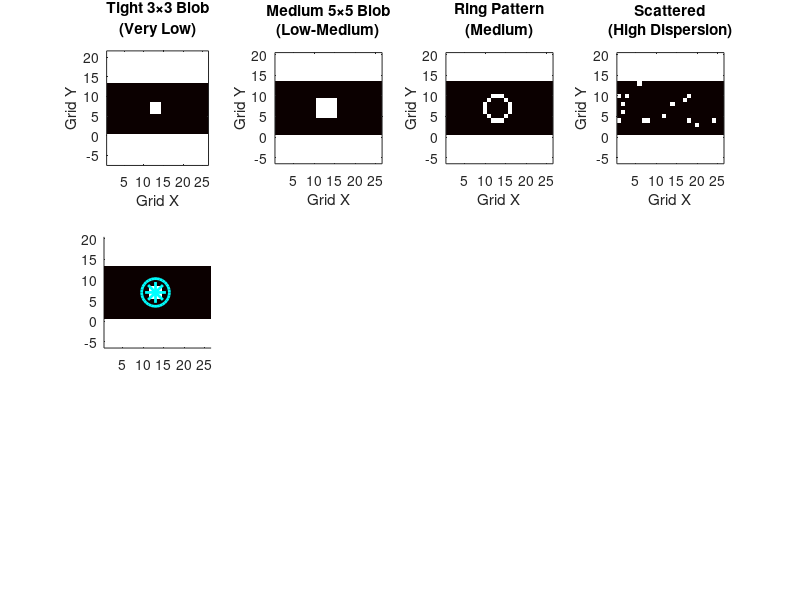

MATLAB code to generate this figure: (Note: this script raises an error after producing the figure.)
function plot_dispersion_metric_explanation()
% PLOT_DISPERSION_METRIC_EXPLANATION - Create explanatory visualizations of dispersion metric
%
% Creates TWO comprehensive figures:
%
% FIGURE 1: Binary Dispersion Only
%   - Shows 4 binary patterns with increasing dispersion
%   - Demonstrates how spatial organization affects dispersion values
%   - Used for thresholded/binarized data (BIN, BIN_AN, BIN_ALL)
%
% FIGURE 2: Binary vs Weighted Comparison
%   - Compares binary and weighted calculations on the same patterns
%   - Explains when to use each method
%   - Binary: for binarized data | Weighted: for continuous data
%
% Usage:
%   plot_dispersion_metric_explanation()
%
% This function is used in Figure5_EntropyComparison.m to explain the
% dispersion metric used for analyzing spatial organization of neural activity.

    fprintf('\n=== Creating Dispersion Metric Explanation Figures ===\n');

    % Grid dimensions (matching actual data)
    gridY = 13;
    gridX = 26;

    % Generate grid coordinates
    [gridX_coords, gridY_coords] = meshgrid(1:gridX, 1:gridY);
    grid_coords = [gridY_coords(:), gridX_coords(:)]; % [nGridCells × 2]

    %% Create Figure 1: Binary Dispersion Only
    create_figure1_binary_only(gridY, gridX, grid_coords);

    %% Create Figure 2: Binary vs Weighted Comparison
    create_figure2_comparison(gridY, gridX, grid_coords);

    fprintf('  Both figures created successfully\n');
end

%% =========================================================================
%% Figure 1: Binary Dispersion Only
%% =========================================================================
function create_figure1_binary_only(gridY, gridX, grid_coords)
    fprintf('  Creating Figure 1: Binary Dispersion Only...\n');

    center_y = round(gridY/2);
    center_x = round(gridX/2);

    %% Create 4 binary patterns with increasing dispersion
    % Pattern 1: Tight 3×3 blob (very low dispersion)
    pattern1 = zeros(gridY, gridX);
    pattern1(center_y-1:center_y+1, center_x-1:center_x+1) = 1;

    % Pattern 2: Medium 5×5 blob (low-medium dispersion)
    pattern2 = zeros(gridY, gridX);
    pattern2(center_y-2:center_y+2, center_x-2:center_x+2) = 1;

    % Pattern 3: Ring pattern (medium dispersion)
    pattern3 = zeros(gridY, gridX);
    radius = 3;
    for i = 1:gridY
        for j = 1:gridX
            dist = sqrt((i-center_y)^2 + (j-center_x)^2);
            if dist >= radius-0.5 && dist <= radius+0.5
                pattern3(i,j) = 1;
            end
        end
    end

    % Pattern 4: Scattered cells (high dispersion)
    pattern4 = zeros(gridY, gridX);
    rng(42); % For reproducibility
    scatter_indices = randperm(gridY*gridX, 15);
    pattern4(scatter_indices) = 1;

    %% Calculate dispersion for each pattern
    disp1 = calculate_binary_dispersion(pattern1(:), grid_coords);
    disp2 = calculate_binary_dispersion(pattern2(:), grid_coords);
    disp3 = calculate_binary_dispersion(pattern3(:), grid_coords);
    disp4 = calculate_binary_dispersion(pattern4(:), grid_coords);

    fprintf('    Pattern 1 (Tight 3×3): Dispersion = %.2f\n', disp1);
    fprintf('    Pattern 2 (Medium 5×5): Dispersion = %.2f\n', disp2);
    fprintf('    Pattern 3 (Ring): Dispersion = %.2f\n', disp3);
    fprintf('    Pattern 4 (Scattered): Dispersion = %.2f\n', disp4);

    %% Create figure
    fig1 = figure('Name', 'Figure 1: Binary Dispersion Metric');
    set(fig1, 'Color', 'w');

    patterns = {pattern1, pattern2, pattern3, pattern4};
    dispersions = [disp1, disp2, disp3, disp4];
    titles = {'Tight 3×3 Blob', 'Medium 5×5 Blob', 'Ring Pattern', 'Scattered'};
    subtitles = {'(Very Low)', '(Low-Medium)', '(Medium)', '(High Dispersion)'};

    %% Row 1: Simple pattern view
    for p = 1:4
        subplot(3, 4, p);
        imagesc(patterns{p});
        colormap(gca, 'hot');
        axis equal tight;
        title(sprintf('%s\n%s', titles{p}, subtitles{p}), 'FontWeight', 'bold');
        xlabel('Grid X');
        ylabel('Grid Y');
        set(gca, 'YDir', 'normal');
    end

    %% Row 2: Detailed calculation view with centroid and distances
    for p = 1:4
        subplot(3, 4, 4 + p);
        hold on;

        % Plot grid cells
        imagesc(patterns{p});
        colormap(gca, 'hot');
        axis equal tight;
        set(gca, 'YDir', 'normal');

        % Calculate and plot centroid
        activity = patterns{p}(:);
        active_inds = find(activity > 0);
        act_pos = grid_coords(active_inds, :);
        centroid = mean(act_pos, 1);

        % Plot centroid
        plot(centroid(2), centroid(1), 'c*', 'MarkerSize', 15, 'LineWidth', 2);
        plot(centroid(2), centroid(1), 'co', 'MarkerSize', 20, 'LineWidth', 2);

        % Plot distance lines (max 10 for clarity)
        n_lines = min(10, length(active_inds));
        line_inds = active_inds(round(linspace(1, length(active_inds), n_lines)));

        for i = 1:length(line_inds)
            idx = line_inds(i);
            pos = grid_coords(idx, :);
            dist = sqrt(sum((pos - centroid).^2));

            % Color lines by distance
            plot([centroid(2), pos(2)], [centroid(1), pos(1)], ...
                 '-', 'Color', [0.2 0.8 0.9 0.5], 'LineWidth', 1.5);
        end

        xlabel('Grid X');
        ylabel('Grid Y');
        title(sprintf('Dispersion = %.2f grid units', dispersions(p)), 'FontSize', 10);

        if p == 1
            legend({'Centroid', '','Distances'}, 'Location', 'northeast', 'FontSize', 8);
        end

        hold off;
    end

    %% Row 3: Mathematical explanation
    subplot(3, 4, [9, 10, 11, 12]);
    axis off;

    text_x = 0.05;
    text_y = 0.95;
    line_spacing = 0.10;

    text(text_x, text_y, 'Binary Dispersion Metric (for Thresholded Data)', ...
         'FontSize', 14, 'FontWeight', 'bold', 'Units', 'normalized');

    text_y = text_y - line_spacing*1.2;
    text(text_x, text_y, 'Algorithm:', ...
         'FontSize', 12, 'FontWeight', 'bold', 'Units', 'normalized');

    text_y = text_y - line_spacing*0.8;
    text(text_x+0.02, text_y, '1. Identify active cells (binary: activity > 0)', ...
         'FontSize', 10, 'Units', 'normalized');

    text_y = text_y - line_spacing*0.8;
    text(text_x+0.02, text_y, '2. Calculate centroid: centroid = mean(active_positions)', ...
         'FontSize', 10, 'FontName', 'Courier', 'Units', 'normalized');

    text_y = text_y - line_spacing*0.8;
    text(text_x+0.02, text_y, '3. Compute Euclidean distances: distance_i = √[(x_i - centroid_x)² + (y_i - centroid_y)²]', ...
         'FontSize', 10, 'FontName', 'Courier', 'Units', 'normalized');

    text_y = text_y - line_spacing*0.8;
    text(text_x+0.02, text_y, '4. Average distances: dispersion = mean(distances)', ...
         'FontSize', 10, 'FontName', 'Courier', 'Units', 'normalized');

    text_y = text_y - line_spacing*1.5;
    text(text_x, text_y, 'When to Use Binary Dispersion:', ...
         'FontSize', 12, 'FontWeight', 'bold', 'Color', [0 0 0.7], 'Units', 'normalized');

    text_y = text_y - line_spacing*0.8;
    text(text_x+0.02, text_y, '• For binarized/thresholded data', ...
         'FontSize', 10, 'Units', 'normalized');

    text_y = text_y - line_spacing*0.8;
    text(text_x+0.02, text_y, '• After z-score thresholding (e.g., activity > 1.5σ)', ...
         'FontSize', 10, 'Units', 'normalized');

    text_y = text_y - line_spacing*0.8;
    text(text_x+0.02, text_y, '• Treats cells as simply ON or OFF (ignores activity intensity)', ...
         'FontSize', 10, 'Units', 'normalized');

    text_y = text_y - line_spacing*1.3;
    text(text_x, text_y, 'Biological Interpretation:', ...
         'FontSize', 12, 'FontWeight', 'bold', 'Color', [0.8 0 0], 'Units', 'normalized');

    text_y = text_y - line_spacing*0.8;
    text(text_x+0.02, text_y, '• Low dispersion (~1-2 units) = Tight blob = Organized, localized activity', ...
         'FontSize', 10, 'Color', [0 0.5 0], 'Units', 'normalized');

    text_y = text_y - line_spacing*0.8;
    text(text_x+0.02, text_y, '• High dispersion (~6-10 units) = Scattered = Disorganized, distributed activity', ...
         'FontSize', 10, 'Color', [0.8 0 0], 'Units', 'normalized');

    sgtitle('Binary Dispersion: Quantifying Spatial Organization of Thresholded Activity', ...
            'FontSize', 16, 'FontWeight', 'bold');
end

%% =========================================================================
%% Figure 2: Binary vs Weighted Comparison
%% =========================================================================
function create_figure2_comparison(gridY, gridX, grid_coords)
    fprintf('  Creating Figure 2: Binary vs Weighted Comparison...\n');

    center_y = round(gridY/2);
    center_x = round(gridX/2);

    %% Create 2 example patterns with continuous activity
    % Pattern A: Hotspot in Ring (moderate ring + one bright cell)
    patternA = zeros(gridY, gridX);
    ring_radius = 3;
    for i = 1:gridY
        for j = 1:gridX
            dist = sqrt((i-center_y)^2 + (j-center_x)^2);
            % Create ring of moderate activity
            if dist >= ring_radius-0.7 && dist <= ring_radius+0.7
                patternA(i,j) = 0.3;  % Moderate uniform activity
            end
        end
    end
    % Add one very bright hotspot in the ring (offset from center)
    hotspot_y = center_y - 1;
    hotspot_x = center_x + 2;
    patternA(hotspot_y, hotspot_x) = 1.0;  % Very bright cell

    % Pattern B: Gradient Cloud (strong center, weak periphery)
    patternB = zeros(gridY, gridX);
    for i = 1:gridY
        for j = 1:gridX
            dist = sqrt((i-center_y)^2 + (j-center_x)^2);
            if dist <= 4.5
                % Strong central peak with gradient decay
                patternB(i,j) = max(0.02, 1.0 * exp(-dist^2 / 8));
            end
            % Add very weak peripheral cells (just above threshold)
            if dist > 4.5 && dist <= 6
                patternB(i,j) = 0.03 + 0.02*rand();  % Very weak, noisy periphery
            end
        end
    end

    %% Calculate both binary and weighted dispersion
    % Pattern A
    dispA_weighted = calculate_weighted_dispersion(patternA(:), grid_coords);
    dispA_binary = calculate_binary_dispersion(double(patternA(:) > 0.01), grid_coords);

    % Pattern B
    dispB_weighted = calculate_weighted_dispersion(patternB(:), grid_coords);
    dispB_binary = calculate_binary_dispersion(double(patternB(:) > 0.01), grid_coords);

    fprintf('    Pattern A (Hotspot in Ring): Binary = %.2f, Weighted = %.2f\n', dispA_binary, dispA_weighted);
    fprintf('    Pattern B (Gradient Cloud): Binary = %.2f, Weighted = %.2f\n', dispB_binary, dispB_weighted);

    %% Create figure
    fig2 = figure('Name', 'Figure 2: Binary vs Weighted Dispersion');
    set(fig2, 'Color', 'w');

    %% Pattern A: Binary vs Weighted
    % Binary version
    subplot(2, 4, 1);
    imagesc(double(patternA > 0.01));
    colormap(gca, 'hot');
    axis equal tight;
    set(gca, 'YDir', 'normal');
    title('A: Hotspot in Ring (Binary)', 'FontWeight', 'bold');
    xlabel('Grid X');
    ylabel('Grid Y');

    subplot(2, 4, 2);
    hold on;
    imagesc(double(patternA > 0.01));
    colormap(gca, 'hot');
    axis equal tight;
    set(gca, 'YDir', 'normal');

    % Plot centroid for binary
    activity_bin = double(patternA(:) > 0.01);
    active_inds = find(activity_bin > 0);
    act_pos = grid_coords(active_inds, :);
    centroid_bin = mean(act_pos, 1);
    plot(centroid_bin(2), centroid_bin(1), 'c*', 'MarkerSize', 15, 'LineWidth', 2);
    plot(centroid_bin(2), centroid_bin(1), 'co', 'MarkerSize', 20, 'LineWidth', 2);

    % Plot some distance lines
    n_lines = min(8, length(active_inds));
    line_inds = active_inds(round(linspace(1, length(active_inds), n_lines)));
    for i = 1:length(line_inds)
        idx = line_inds(i);
        pos = grid_coords(idx, :);
        plot([centroid_bin(2), pos(2)], [centroid_bin(1), pos(1)], ...
             '-', 'Color', [0.2 0.8 0.9 0.5], 'LineWidth', 1.5);
    end

    title(sprintf('Binary Dispersion = %.2f', dispA_binary), 'FontSize', 10);
    xlabel('Grid X');
    ylabel('Grid Y');
    hold off;

    % Weighted version
    subplot(2, 4, 3);
    imagesc(patternA);
    colormap(gca, 'hot');
    axis equal tight;
    set(gca, 'YDir', 'normal');
    title('A: Hotspot in Ring (Weighted)', 'FontWeight', 'bold');
    xlabel('Grid X');
    ylabel('Grid Y');
    colorbar('Location', 'eastoutside');

    subplot(2, 4, 4);
    hold on;
    imagesc(patternA);
    colormap(gca, 'hot');
    alpha(0.7);
    axis equal tight;
    set(gca, 'YDir', 'normal');

    % Plot weighted centroid
    activity = patternA(:);
    active_mask = activity > 0.01;
    active_coords = grid_coords(active_mask, :);
    active_weights = activity(active_mask);
    total_weight = sum(active_weights);
    centroid_weighted = sum(active_coords .* active_weights, 1) / total_weight;
    plot(centroid_weighted(2), centroid_weighted(1), 'c*', 'MarkerSize', 15, 'LineWidth', 2);
    plot(centroid_weighted(2), centroid_weighted(1), 'co', 'MarkerSize', 20, 'LineWidth', 2);

    % Plot weighted distance lines
    active_inds_w = find(active_mask);
    n_lines = min(8, length(active_inds_w));
    line_inds = active_inds_w(round(linspace(1, length(active_inds_w), n_lines)));
    for i = 1:length(line_inds)
        idx = line_inds(i);
        pos = grid_coords(idx, :);
        plot([centroid_weighted(2), pos(2)], [centroid_weighted(1), pos(1)], ...
             '-', 'Color', [0.2 0.8 0.9 0.5], 'LineWidth', 1.5);
    end

    title(sprintf('Weighted Dispersion = %.2f', dispA_weighted), 'FontSize', 10);
    xlabel('Grid X');
    ylabel('Grid Y');
    hold off;

    %% Pattern B: Binary vs Weighted
    % Binary version
    subplot(2, 4, 5);
    imagesc(double(patternB > 0.01));
    colormap(gca, 'hot');
    axis equal tight;
    set(gca, 'YDir', 'normal');
    title('B: Gradient Cloud (Binary)', 'FontWeight', 'bold');
    xlabel('Grid X');
    ylabel('Grid Y');

    subplot(2, 4, 6);
    hold on;
    imagesc(double(patternB > 0.01));
    colormap(gca, 'hot');
    axis equal tight;
    set(gca, 'YDir', 'normal');

    % Plot centroid for binary
    activity_bin = double(patternB(:) > 0.01);
    active_inds = find(activity_bin > 0);
    act_pos = grid_coords(active_inds, :);
    centroid_bin = mean(act_pos, 1);
    plot(centroid_bin(2), centroid_bin(1), 'c*', 'MarkerSize', 15, 'LineWidth', 2);
    plot(centroid_bin(2), centroid_bin(1), 'co', 'MarkerSize', 20, 'LineWidth', 2);

    % Plot distance lines
    n_lines = min(8, length(active_inds));
    line_inds = active_inds(round(linspace(1, length(active_inds), n_lines)));
    for i = 1:length(line_inds)
        idx = line_inds(i);
        pos = grid_coords(idx, :);
        plot([centroid_bin(2), pos(2)], [centroid_bin(1), pos(1)], ...
             '-', 'Color', [0.2 0.8 0.9 0.5], 'LineWidth', 1.5);
    end

    title(sprintf('Binary Dispersion = %.2f', dispB_binary), 'FontSize', 10);
    xlabel('Grid X');
    ylabel('Grid Y');
    hold off;

    % Weighted version
    subplot(2, 4, 7);
    imagesc(patternB);
    colormap(gca, 'hot');
    axis equal tight;
    set(gca, 'YDir', 'normal');
    title('B: Gradient Cloud (Weighted)', 'FontWeight', 'bold');
    xlabel('Grid X');
    ylabel('Grid Y');
    colorbar('Location', 'eastoutside');

    subplot(2, 4, 8);
    hold on;
    imagesc(patternB);
    colormap(gca, 'hot');
    alpha(0.7);
    axis equal tight;
    set(gca, 'YDir', 'normal');

    % Plot weighted centroid
    activity = patternB(:);
    active_mask = activity > 0.01;
    active_coords = grid_coords(active_mask, :);
    active_weights = activity(active_mask);
    total_weight = sum(active_weights);
    centroid_weighted = sum(active_coords .* active_weights, 1) / total_weight;
    plot(centroid_weighted(2), centroid_weighted(1), 'c*', 'MarkerSize', 15, 'LineWidth', 2);
    plot(centroid_weighted(2), centroid_weighted(1), 'co', 'MarkerSize', 20, 'LineWidth', 2);

    % Plot weighted distance lines
    active_inds_w = find(active_mask);
    n_lines = min(8, length(active_inds_w));
    line_inds = active_inds_w(round(linspace(1, length(active_inds_w), n_lines)));
    for i = 1:length(line_inds)
        idx = line_inds(i);
        pos = grid_coords(idx, :);
        plot([centroid_weighted(2), pos(2)], [centroid_weighted(1), pos(1)], ...
             '-', 'Color', [0.2 0.8 0.9 0.5], 'LineWidth', 1.5);
    end

    title(sprintf('Weighted Dispersion = %.2f', dispB_weighted), 'FontSize', 10);
    xlabel('Grid X');
    ylabel('Grid Y');
    hold off;

    %% Add overall explanation
    annotation('textbox', [0.05, 0.02, 0.9, 0.08], 'String', ...
        {'BINARY DISPERSION: Treats cells as ON/OFF after thresholding. Centroid = mean(active positions). Use for binarised data', ...
         'WEIGHTED DISPERSION: Weights by activity intensity. Centroid = Σ(position × activity) / Σ(activity). Use for raw and Z-scored data', ...
         'KEY DIFFERENCE: Weighted accounts for activity intensity → more accurate centroid and dispersion for continuous data.'}, ...
        'FontSize', 10, 'FontWeight', 'bold', 'EdgeColor', [0.3 0.3 0.7], 'LineWidth', 2, ...
        'BackgroundColor', [0.95 0.95 1], 'FitBoxToText', 'off', 'HorizontalAlignment', 'left');

    sgtitle('Binary vs Weighted Dispersion', ...
            'FontSize', 16, 'FontWeight', 'bold');
end

%% =========================================================================
%% Helper Function: Calculate binary dispersion
%% =========================================================================
function disp = calculate_binary_dispersion(activity_bin, grid_coords)
% CALCULATE_BINARY_DISPERSION - Calculate dispersion for binary data
%
% Matches BinarizeDataOnTheGrid.py implementation
% Finds active cells, computes centroid, averages Euclidean distances
%
% INPUTS:
%   activity_bin  - Binary activity vector [nGridCells × 1]
%   grid_coords   - Grid coordinates [nGridCells × 2]
%
% OUTPUTS:
%   disp          - Average Euclidean distance from centroid

    % Find active grid cells (binary: 1 = active, 0 = inactive)
    active_inds = find(activity_bin > 0);

    if isempty(active_inds)
        disp = NaN;  % No active cells
        return;
    end

    % Get coordinates of active cells
    act_pos = grid_coords(active_inds, :);

    % Calculate centroid (mean position)
    mean_pos = mean(act_pos, 1);

    % Calculate Euclidean distance from each active cell to centroid
    dist_v = sqrt(sum((act_pos - mean_pos).^2, 2));

    % Average distance = dispersion metric
    disp = mean(dist_v);
end

%% =========================================================================
%% Helper Function: Calculate weighted dispersion
%% =========================================================================
function disp = calculate_weighted_dispersion(activity, grid_coords)
% CALCULATE_WEIGHTED_DISPERSION - Calculate dispersion weighted by activity levels
%
% Uses activity-weighted centroid and activity-weighted average distance
%
% INPUTS:
%   activity      - Continuous activity vector [nGridCells × 1]
%   grid_coords   - Grid coordinates [nGridCells × 2]
%
% OUTPUTS:
%   disp          - Weighted average Euclidean distance from centroid

    % Threshold for considering activity (to avoid noise)
    activity_threshold = 0.01;

    % Find cells with meaningful activity
    active_mask = activity > activity_threshold;

    if sum(active_mask) == 0
        disp = NaN;  % No active cells
        return;
    end

    % Get active cell coordinates and activities
    active_coords = grid_coords(active_mask, :);
    active_weights = activity(active_mask);

    % Calculate weighted centroid
    total_weight = sum(active_weights);
    weighted_centroid = sum(active_coords .* active_weights, 1) / total_weight;

    % Calculate weighted average distance from centroid
    distances = sqrt(sum((active_coords - weighted_centroid).^2, 2));
    disp = sum(distances .* active_weights) / total_weight;
end
